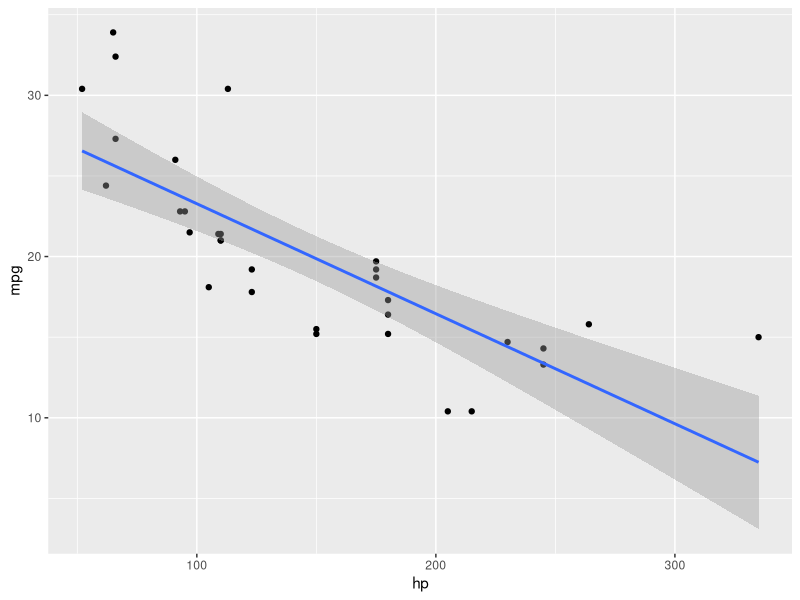
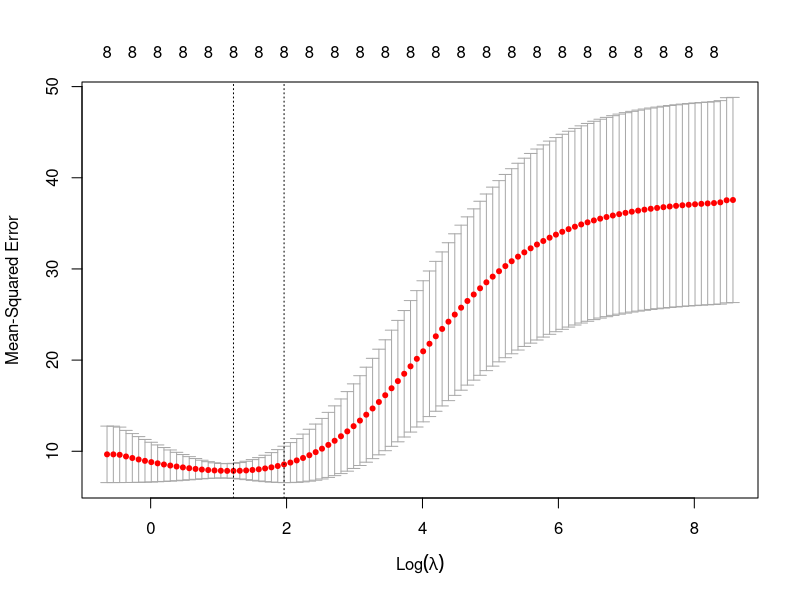
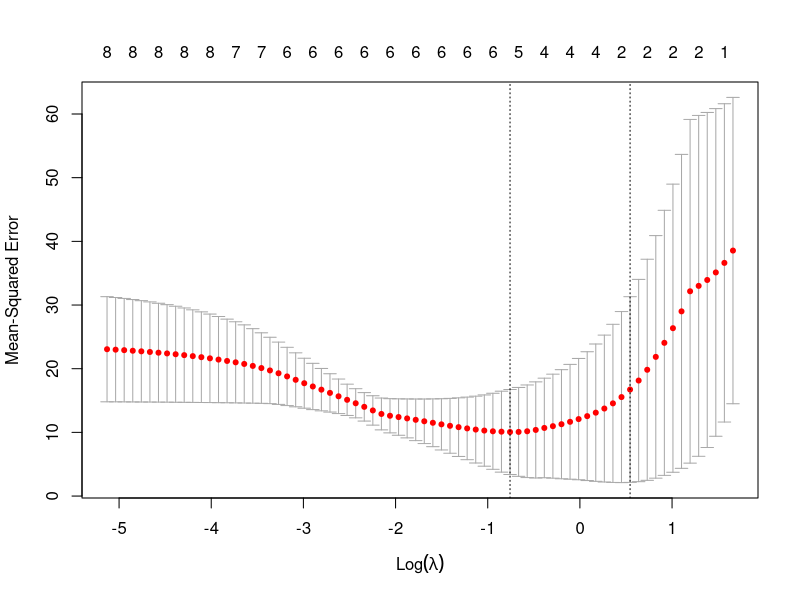

Reproduce these figures in R, in order.
#Some Procedures for Week 2

#Clear
cat("\014")  #Clean screen
rm(list=ls()) #Clean Memory

#Load Libraries
library(glmnet)
library(ggplot2)
library(tidyverse)

# Load data for Regression (this one is stored on R)
data(mtcars)

# Print the first 5 rows
head(mtcars, 5)

# Number of rows (observations)
nrow(mtcars)

# Number of columns (variables)
ncol(mtcars)

#We can drop a couple of variables by subsetting, e.g., dropping columns 8 and 9 (which, here, are less easy to interpret)
mtcars = subset(mtcars, select = -c(8,9) )

#Plot two way correlation of Miles Per Gallon and Horsepower.
ggplot(mtcars, aes(x=hp, y=mpg)) + geom_point() + geom_smooth(method="lm")

#Split data into test and training
set.seed(1) #Set seed for reproducibility
train <- sample(1:nrow(mtcars), 3*nrow(mtcars)/4) #split 3/4 and 1/4
mtcars_train <-mtcars[train,]
mtcarsx_train <-mtcars_train[,-1]
mtcarsy_train <-mtcars_train[,1]

#Test data is the one not in train
mtcars_test<-mtcars[-train,]
mtcarsx_test<-mtcars_test[,-1]
mtcarsy_test <-mtcars_test[,1]

#Linear Regression Model of MPG as a function of car characteristics
lm_cars<- lm(mpg~cyl+disp+hp+drat+wt+qsec+gear+carb, data = mtcars_train) #Create the linear regression

#Review the results
summary(lm_cars) 

#Prediction to test data
lm_cars_predict<-predict(lm_cars, newdata = mtcars_test[,-1])

#Empirical MSE in TEST data
lm_cars_test_MSE<-mean((lm_cars_predict-mtcars_test$mpg)^2)

#You can write it more succinctly as: 
#lm_cars<- lm(mpg~., data = mtcars) #Create the linear regression

#If you do not want to include cyl, you can write it as 
#lm_cars2<- lm(mpg~ .-cyl, data = mtcars) #Create the linear regression

#For Robust Standard Errors,
library(sandwich)
library(lmtest)
coeftest(lm_cars, vcov = vcovHC(lm_cars, type="HC3"))


#Ridge on Train Dataset, setting lambda = 3
ridge.mod<-glmnet(mtcarsx_train, mtcarsy_train, alpha = 0, lambda = 3, thresh = 1e-12)
coef(ridge.mod) #coefficients

#Ridge with Cross-Validation - the cv. packages requires "matrix" rather than dataframe
cv.out <- cv.glmnet(as.matrix(mtcarsx_train), as.matrix(mtcarsy_train), alpha = 0, nfolds = 3)
plot(cv.out)
lambda_ridge_cv <- cv.out$lambda.min #cross-validation is the lambda minimising empirical MSE in training data

#Re-Estimate Ridge with lambda chosen by Cross validation
ridge.mod<-glmnet(mtcarsx_train, mtcarsy_train, alpha = 0, lambda = lambda_ridge_cv, thresh = 1e-12)

#Fit on Test Data
ridge.pred <- predict(ridge.mod, s = lambda_ridge_cv, newx = as.matrix(mtcarsx_test))
ridge_MSE<- mean((ridge.pred - mtcarsy_test) ^ 2) #Note how it outperforms OLS

#We can repeat the same exercise for LASSO
#Ridge with Cross-Validation - the cv. packages requires "matrix" rather than dataframe
cv.out <- cv.glmnet(as.matrix(mtcarsx_train), as.matrix(mtcarsy_train), alpha = 1, nfolds = 3)
plot(cv.out)
lambda_LASSO_cv <- cv.out$lambda.min #cross-validation is the lambda minimising empirical MSE in training data

#Re-Estimate Ridge with lambda chosen by Cross validation
LASSO.mod<-glmnet(mtcarsx_train, mtcarsy_train, alpha = 1, lambda = lambda_LASSO_cv, thresh = 1e-12)
coef(LASSO.mod) #note that some parameter estimates are set to 0 --> Model selection!

#Fit on Test Data
LASSO.pred <- predict(LASSO.mod, s = lambda_LASSO_cv, newx = as.matrix(mtcarsx_test))
LASSO_MSE<- mean((LASSO.pred - mtcarsy_test) ^ 2) #Note how it outperforms OLS
